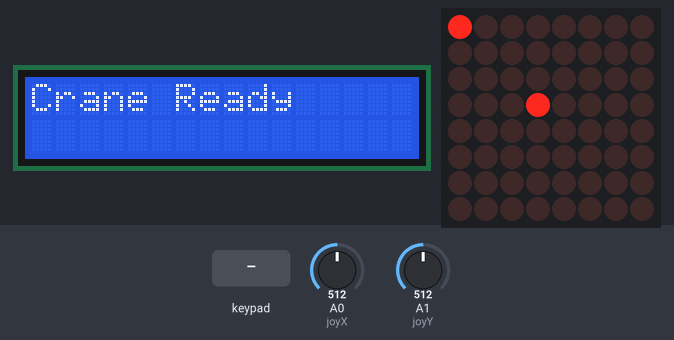
The sketch below on a simulated Arduino Uno, built with avr-gcc and run on an emulated ATmega328P. On the bench: 16×2 character LCD, 8×8 LED matrix. Inputs (shaded band) come from the test bench; at power-on: A0 (joyX) = 512, A1 (joyY) = 512.

Above: at 1.2 s.
1.3 s: A0 (joyX) set to 682
2.8 s: A0 (joyX) set to 717
At 3.02 s:
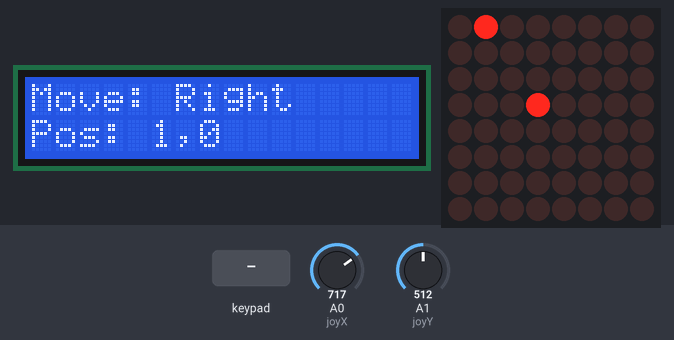
5.0 s: A1 (joyY) set to 684
6.5 s: A1 (joyY) set to 717
At 6.82 s:
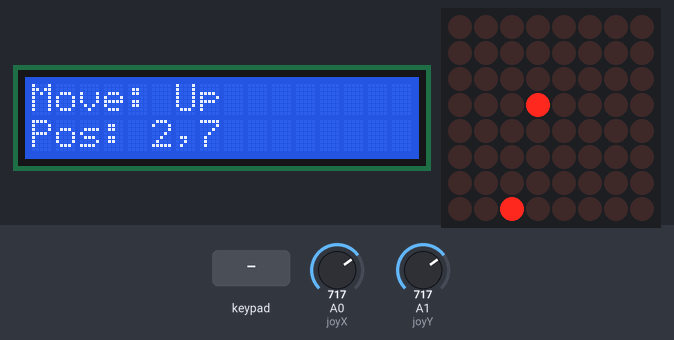
8.8 s: key '2' pressed
At 9.06 s:
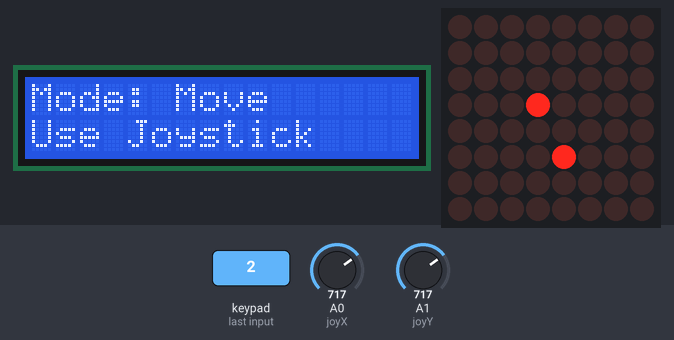
11.8 s: keypad keys 5 4 3 2 pressed 0.4 s apart
At 13.95 s:
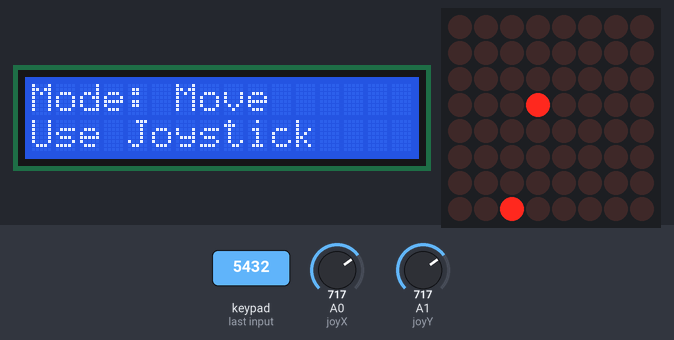
Timing chart, 0 to 15.4 s (numbered marks = the images above; inputs shaded):
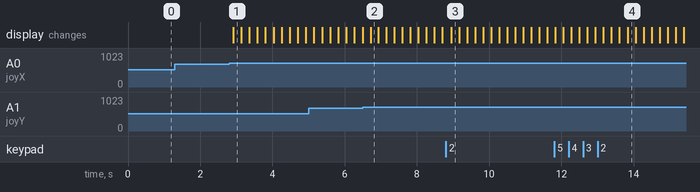

The sketch:

iot_cat.ino
```cpp
#include <Wire.h>
#include <LiquidCrystal_I2C.h>
#include <Keypad.h>
#include <LedControl.h>

LiquidCrystal_I2C lcd(0x27, 16, 2);
LedControl matrix = LedControl(11, 13, 10, 1);

const byte ROWS = 4;
const byte COLS = 4;
char keys[ROWS][COLS] = {
    {'1', '2', '3', 'A'},
    {'4', '5', '6', 'B'},
    {'7', '8', '9', 'C'},
    {'*', '0', '#', 'D'}};
byte rowPins[ROWS] = {9, 8, 7, 6};
byte colPins[COLS] = {5, 4, 3, 2};
Keypad keypad = Keypad(makeKeymap(keys), rowPins, colPins, ROWS, COLS);

int joyX = A0;
int joyY = A1;

int boxX = 3;
int boxY = 3;
int craneX = 0;
int craneY = 0;

bool pickupMode = false;
bool boxPickedUp = false;

void setup()
{
  lcd.init();
  lcd.backlight();
  lcd.setCursor(0, 0);
  lcd.print("Crane Ready");

  matrix.shutdown(0, false);
  matrix.setIntensity(0, 8);
  matrix.clearDisplay(0);

  pinMode(joyX, INPUT);
  pinMode(joyY, INPUT);

  updateMatrix();
}

void loop()
{
  handleJoystick();
  handleKeyPress();
  delay(200);
}

void handleJoystick()
{
  int xValue = analogRead(joyX);
  int yValue = analogRead(joyY);

  String direction = "";
  bool moved = false;

  if (xValue < 300)
  {
    craneX = ((craneX - 1) + 8) % 8;
    direction = "Left";
    moved = true;
  }
  else if (xValue > 700)
  {
    craneX = (craneX + 1) % 8;
    direction = "Right";
    moved = true;
  }

  if (yValue < 300)
  {
    craneY = (craneY + 1) % 8;
    direction = "Down";
    moved = true;
  }
  else if (yValue > 700)
  {
    craneY = ((craneY - 1) + 8) % 8;
    direction = "Up";
    moved = true;
  }

  if (moved)
  {
    lcd.clear();
    lcd.setCursor(0, 0);
    lcd.print("Move: ");
    lcd.print(direction);
    lcd.setCursor(0, 1);
    lcd.print("Pos: ");
    lcd.print(craneX);
    lcd.print(",");
    lcd.print(craneY);

    if (boxPickedUp)
    {
      boxX = craneX;
      boxY = craneY;
    }

    updateMatrix();
  }
}

void handleKeyPress()
{
  char key = keypad.getKey();

  if (key)
  {
    if (key == '1')
    {
      pickupMode = true;
      if (craneX == boxX && craneY == boxY && !boxPickedUp)
      {
        boxPickedUp = true;
        lcd.clear();
        lcd.setCursor(0, 0);
        lcd.print("Mode: Pickup");
        lcd.setCursor(0, 1);
        lcd.print("Box Picked Up!");
      }
      else if (boxPickedUp)
      {
        boxPickedUp = false;
        lcd.clear();
        lcd.setCursor(0, 0);
        lcd.print("Mode: Drop");
        lcd.setCursor(0, 1);
        lcd.print("Box Dropped!");
      }
      updateMatrix();
    }
    else if (key == '2')
    {
      pickupMode = false;
      lcd.clear();
      lcd.setCursor(0, 0);
      lcd.print("Mode: Move");
      lcd.setCursor(0, 1);
      lcd.print("Use Joystick");
    }
  }
}

void updateMatrix()
{
  matrix.clearDisplay(0);

  if (!boxPickedUp)
  {
    matrix.setLed(0, boxY, boxX, true);
  }

  matrix.setLed(0, craneY, craneX, true);

  if (craneX == boxX && craneY == boxY)
  {
    for (int i = 0; i < 5; i++)
    {
      matrix.setLed(0, craneY, craneX, false);
      delay(100);
      matrix.setLed(0, craneY, craneX, true);
      delay(100);
    }
  }
}
```

Measured:
- the behaviour switches between 700 and 701 on A0 (joyX) (found by bisection; images 0 and 1)
- the behaviour switches between 700 and 701 on A1 (joyY) (found by bisection; images 1 and 2)
- after the input at 1.3 s, every drawn part: stays the same
- after the input at 2.8 s, the display: changes after 0.11 s (image 1)
- after the input at 6.5 s, the display: changes after 0.21 s (image 2)
- after the input at 8.8 s, the display: changes after 0.15 s (image 3)
- after the input at 11.8 s, the display: first differs from a run without the input after 2.0 s (image 4)
